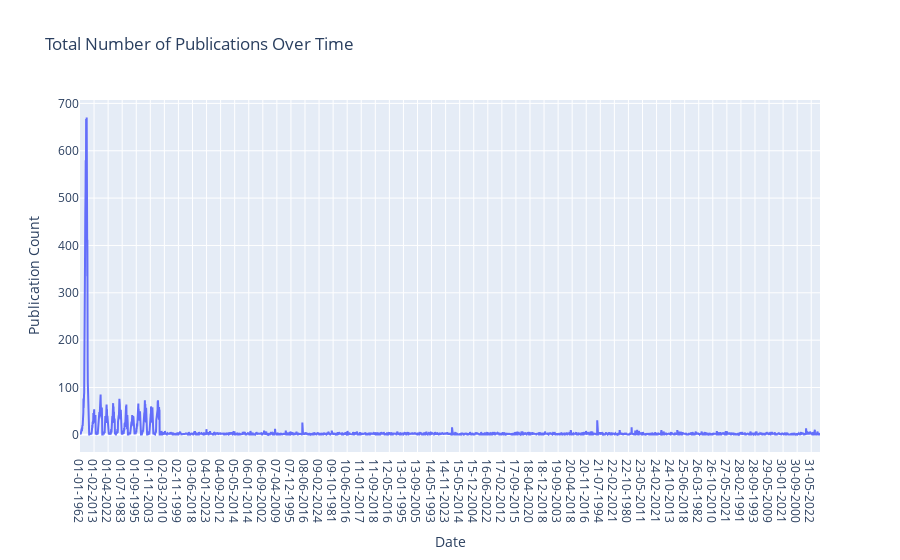

Write notebook code for a chart like this one.
### Code cell
import plotly.graph_objects as go

total_publications_count = departmental_publications_data.groupby('Date').size().reset_index(name='Publication Count')

# line plot
fig = go.Figure(data=go.Scatter(x=total_publications_count['Date'], y=total_publications_count['Publication Count'], mode='lines'))
fig.update_layout(title='Total Number of Publications Over Time', xaxis_title='Date', yaxis_title='Publication Count')

fig.show()

### Figure 1 — Plotly figure (JSON) as saved in the notebook; plotly's stock layout.template omitted (floating-point values rounded to 4 significant figures; data arrays with more than 128 entries replaced by an {"elided": "..."} marker saying what was removed)
{"data": [{"mode": "lines", "type": "scatter", "x": {"elided": "5316 str values"}, "y": {"elided": "5316 int values"}}], "layout": {"title": {"text": "Total Number of Publications Over Time"}, "xaxis": {"title": {"text": "Date"}}, "yaxis": {"title": {"text": "Publication Count"}}}}
